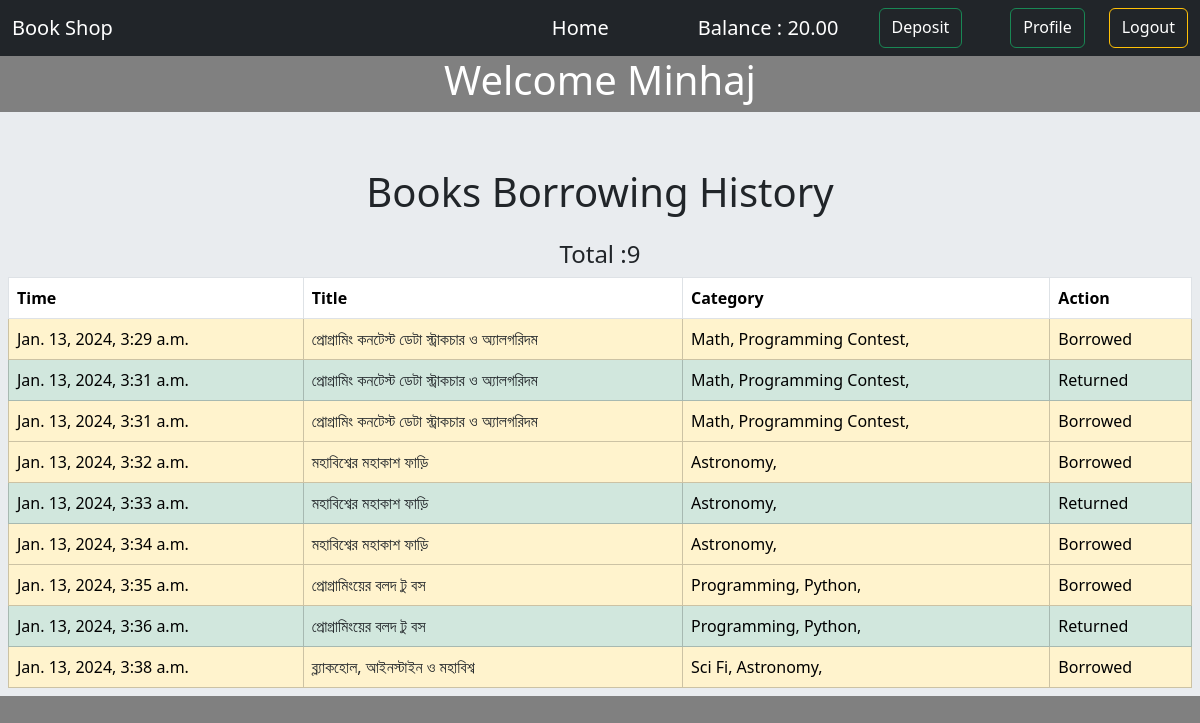
The page /user/profile/ (signed in) on the database its author committed.
### Wallet/models.py (models this page shows)
class UserBankAccount(models.Model):
    user = models.OneToOneField(User, related_name='account', on_delete=models.CASCADE)
    balance = models.DecimalField(default=0, max_digits=12, decimal_places=2)

### User/models.py (models this page shows)
class Borrow(models.Model):
    user = models.ForeignKey(User, related_name='borrow', on_delete=models.CASCADE)
    book = models.ForeignKey(Book,related_name='book', on_delete=models.CASCADE)
    type = models.CharField(max_length=8, choices=BORROW_CHOICES)
    time = models.DateTimeField(auto_now_add=True)

### Books/models.py (models this page shows, shortened)
class Book(models.Model):
    image = models.ImageField(upload_to='books/uploads/')
    title = models.CharField(max_length=120)
    description = models.TextField()
    price = models.BigIntegerField()
    category = models.ManyToManyField(Category)

class Category(models.Model):
    name = models.CharField(max_length=50)
    slug = models.SlugField(max_length=100,unique=True, null=True, blank=True)

### User/views.py (the view)
# urls.py: path('profile/',views.profile,name='profile'),
@login_required(login_url='login')
def profile(request):
    borrowed_instances = Borrow.objects.filter(user=request.user)
    borrowed_instances_count = Borrow.objects.filter(user=request.user, type='Borrowed').count
    return render(request,'profile.html',{'borrowed_instances' :borrowed_instances,'count':borrowed_instances_count})

### User/templates/profile.html
{% extends "base.html" %} {% block content %}
<div class="text-center text-white">
  <h1>Welcome {{user}}</h1>
  </div>
<div class=" p-2 w-100   bg-body-secondary  ">
  <div class="text-center">
      <h1 class="mb-4 pt-5 ">Books Borrowing History</h1>
      <h4 class='px-3 '>Total :{{ borrowed_instances| length}}</h4>
      </div>
      <table class="table table-bordered p-5 "style="margin:auto;" >
        <thead>
          <tr>
            <th scope="col">Time</th>
            <th scope="col">Title</th>
            <th scope="col">Category</th>
            <th scope="col">Action</th>
          </tr>
        </thead>
        <tbody>
            {% for instances in borrowed_instances%}
            {% if instances.type == 'Returned' %}
            <tr class="table-success">
            {% else %}
            <tr class="table-warning">
            {% endif %}
                <td>{{instances.time}}</td>
                <td><a href="{% url 'details' instances.book.id %}" class="text-decoration-none text-dark">{{instances.book.title}}</a></td>
                <td>{% for cat in instances.book.category.all %}
                    {{cat.name}},
                    {% endfor %}</td>
                <td>{{instances.type}}</td>
              </tr>
            {% endfor %}
        </tbody>
      </table>
  </div>
{% endblock content %}

### templates/base.html (shortened to what this page needs)
<!doctype html>
<html lang="en">
  <head>
    <link href="https://cdn.jsdelivr.net/npm/bootstrap@5.3.2/dist/css/bootstrap.min.css" rel="stylesheet">
  </head>
  <body style="background-color: gray;">
    <nav class="navbar navbar-light bg-dark">
      <div class="container-fluid">
        <a class="navbar-brand text-white">Book Shop</a>
        <a class="navbar-brand text-white "style="margin-left: 350px;" href="{% url 'homepage' %}">Home</a>
        <div class="d-flex">
          {% if user.is_authenticated %}
          <a class="navbar-brand text-white"> Balance : {{user.account.balance}}  </a>
          <a href="{% url 'deposit' %}" class="btn btn-outline-success text-white mx-4" type="submit">Deposit</a>
          <a href="{% url 'profile' %}" class="btn btn-outline-success text-white mx-4" type="submit">Profile</a>
          <a href="{% url 'logout' %}" class="btn btn-outline-warning text-white" type="submit">Logout</a>
          {% else%}
          <a href="{% url 'signup' %}" class="btn btn-outline-success mx-4 text-white">Sign Up</a>
          <a href="{% url 'login' %}" class="btn btn-outline-warning text-white" type="submit">Login</a>
          {% endif %}
        </div>
      </div>
    </nav>
    {% block content %}
    {% endblock content %}
  </body>
</html>

### rows shown on the page
Borrow: time "Jan. 13, 2024, 3:29 a.m.", book "প্রোগ্রামিং কনটেস্ট ডেটা স্ট্রাকচার ও অ্যালগরিদম", type "Borrowed"
Category: name "Math"
Category: name "Programming Contest"
Borrow: time "Jan. 13, 2024, 3:31 a.m.", book "প্রোগ্রামিং কনটেস্ট ডেটা স্ট্রাকচার ও অ্যালগরিদম", type "Returned"
Borrow: time "Jan. 13, 2024, 3:31 a.m.", book "প্রোগ্রামিং কনটেস্ট ডেটা স্ট্রাকচার ও অ্যালগরিদম", type "Borrowed"
Borrow: time "Jan. 13, 2024, 3:32 a.m.", book "মহাবিশ্বের মহাকাশ ফাড়ি", type "Borrowed"
Category: name "Astronomy"
Borrow: time "Jan. 13, 2024, 3:33 a.m.", book "মহাবিশ্বের মহাকাশ ফাড়ি", type "Returned"
Borrow: time "Jan. 13, 2024, 3:34 a.m.", book "মহাবিশ্বের মহাকাশ ফাড়ি", type "Borrowed"
Borrow: time "Jan. 13, 2024, 3:35 a.m.", book "প্রোগ্রামিংয়ের বলদ টু বস", type "Borrowed"
Category: name "Programming"
Category: name "Python"
Borrow: time "Jan. 13, 2024, 3:36 a.m.", book "প্রোগ্রামিংয়ের বলদ টু বস", type "Returned"
Borrow: time "Jan. 13, 2024, 3:38 a.m.", book "ব্ল্যাকহোল, আইনস্টাইন ও মহাবিশ্ব", type "Borrowed"
Category: name "Sci Fi"

### other values the page prints
{{ user.account.balance }} "20.00"
{{ user }} "Minhaj"
{{ borrowed_instances| length }} "9"
